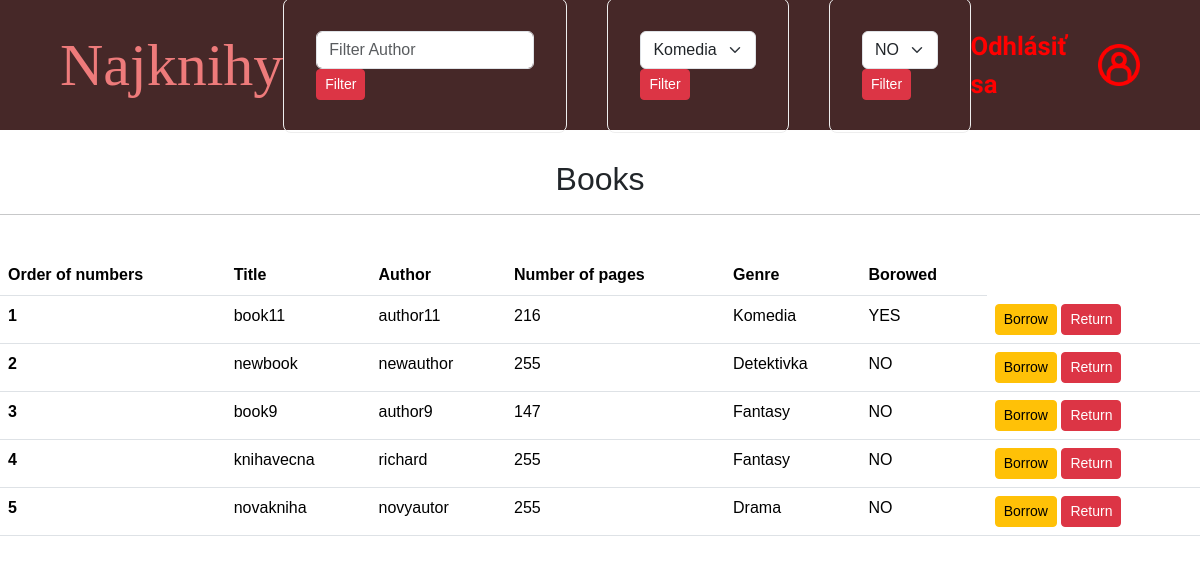
The page /view_user.php (signed in) on the database as committed earlier.
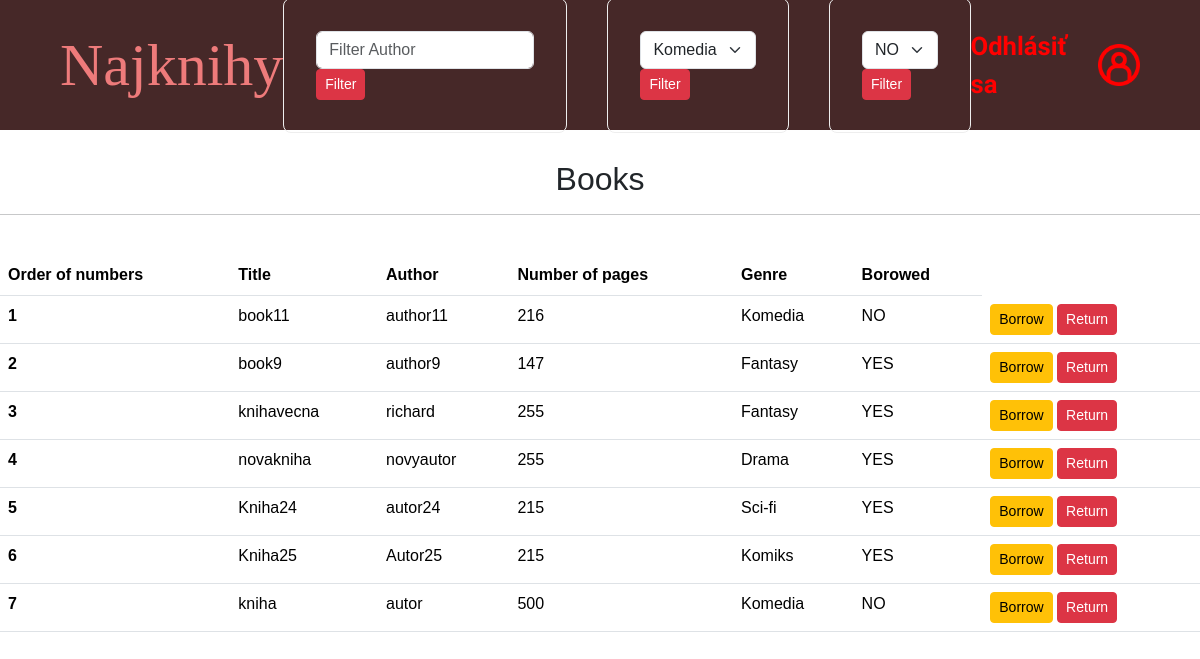
The same page on the database as committed later.
### tables this page shows
CREATE TABLE `books` (
  `id` int(11) NOT NULL,
  `nazov` varchar(255) NOT NULL,
  `autor` varchar(255) NOT NULL,
  `pocet_stran` int(11) NOT NULL,
  `zaner` varchar(255) NOT NULL,
  `pozicana` varchar(255) NOT NULL DEFAULT 'NO'
);

### php/read.php (called while the page is built)
<?php
include 'connect_db.php';
$sql = "SELECT * FROM books";
$result = mysqli_query($con, $sql);
?>

### view_user.php (the view, shortened to what this page needs)
<?php
include 'php/read.php';?>
<!doctype html>
<html lang="en">
<head>
    <link rel="stylesheet" href="https://cdn.jsdelivr.net/npm/bootstrap@5.3.3/dist/css/bootstrap.min.css">
    <link rel="stylesheet" href="css/style.css">
</head>
  <body>
    <header class="header">
        <nav class="nav_container">
                <h1 class="najknihy-logo">Najknihy</h1>
                <div class="filters_block_column">
                    <div class="filter_column">
                        <form action="filter_user.php" method="GET">
                            <input type="text" class="form-control" id="author_filter" name="author_filter" value="" placeholder="Filter Author">
                            <button type="submit" class="btn btn-danger btn-sm" name="filter_html">Filter</button>
                        </form>
                    </div>
                    <div class="filter_column">
                        <form action="filter_user.php" method="GET">
                            <select class="form-select" id="genre" name="genre_filter" placeholder="Filter Genre">
                                <option value="Komedia">Komedia</option>
                            </select>
                            <button type="submit" class="btn btn-danger btn-sm" name="filter_html">Filter</button>
                        </form>
                    </div>
                    <div class="filter_column">
                        <form action="filter_user.php" method="GET">
                            <select class="form-select" id="genre" name="borrowed_filter" placeholder="Filter Status">
                                <option value="NO">NO</option>
                            </select>
                            <button type="submit" class="btn btn-danger btn-sm" name="filter_html">Filter</button>
                        </form>
                    </div>
                </div>
                <div class="sign_in_block">
                    <a href="logout.php" class="sign_in_text">Odhlásiť sa</a>
                    <img src="pictures/sign in icon.png" alt="sign in icon" class="sign_in_icon">
                </div>
        </nav>
    </header>
    <div class="wrapper">
        <h2>Books</h2><hr><br>
        <table class="table">
            <thead>
                <tr>
                <th scope="col">Order of numbers</th>
                <th scope="col">Title</th>
                <th scope="col">Author</th>
                <th scope="col">Number of pages</th>
                <th scope="col">Genre</th>
                <th scope="col">Borowed</th>
                </tr>
            </thead>
            <tbody>
                <?php
                    $book_number = 0;
                    while($row = mysqli_fetch_assoc($result)){
                    $book_number = $book_number+1;?>
                        <tr>
                            <th scope="row"><?php echo $book_number; ?></th>
                            <td><?php echo $row['nazov']; ?></td>
                            <td><?php echo $row['autor']; ?></td>
                            <td><?php echo $row['pocet_stran']; ?></td>
                            <td><?php echo $row['zaner']; ?></td>
                            <td><?php echo $row['pozicana']; ?></td>
                            <td>
                                <a href="borrow.php?id=<?php echo $row['id']; ?>" class="btn btn-warning btn-sm">Borrow</a>
                                <a href="return.php?id=<?php echo $row['id']; ?>" class="btn btn-danger btn-sm">Return</a>
                            </td>
                        </tr>
                    <?php } ?>
            </tbody>
        </table>
    </div>
  </body>
</html>

Rows that differ between the two databases and show on the page:
removed books: nazov "newbook", autor "newauthor", pocet_stran "255", zaner "Detektivka", pozicana "NO"
changed books "book11": pozicana "YES" → "NO"
changed books "book9": pozicana "NO" → "YES"
changed books "knihavecna": pozicana "NO" → "YES"
changed books "novakniha": pozicana "NO" → "YES"
added books: nazov "Kniha24", autor "autor24", pocet_stran "215", zaner "Sci-fi", pozicana "YES"
added books: nazov "Kniha25", autor "Autor25", pocet_stran "215", zaner "Komiks", pozicana "YES"
added books: nazov "kniha", autor "autor", pocet_stran "500", zaner "Komedia", pozicana "NO"
